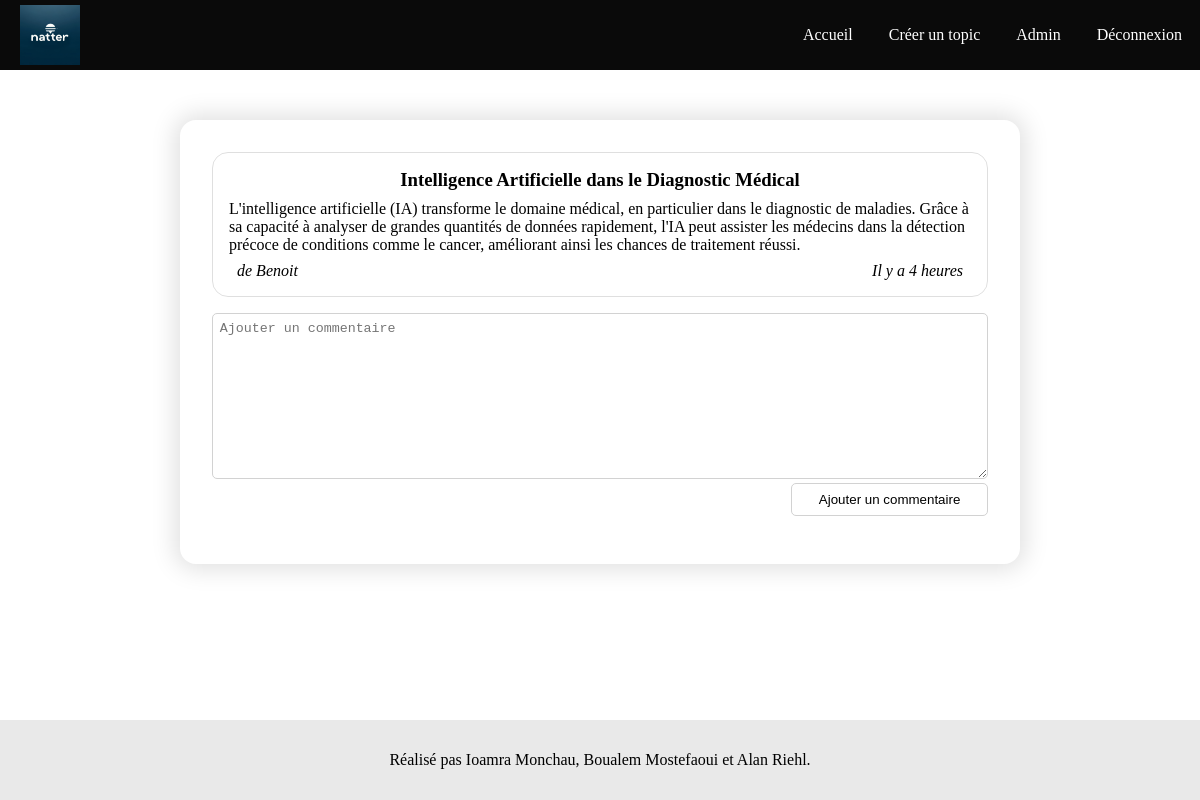
Screenshot of /view-topic.php?id=24 (signed in) with the database file from the repository.
### tables this page shows
CREATE TABLE `topic` (
  `id_topic` int(11) NOT NULL,
  `title_topic` varchar(255) DEFAULT NULL,
  `message_topic` text DEFAULT NULL,
  `date_topic` varchar(16) DEFAULT NULL,
  `id_user` int(11) DEFAULT NULL
);

CREATE TABLE `user` (
  `id_user` int(11) NOT NULL,
  `mail_user` varchar(320) NOT NULL,
  `pseudo_user` varchar(16) NOT NULL,
  `password_user` varchar(64) NOT NULL,
  `role_user` tinyint(1) NOT NULL DEFAULT 0
);

### includes/functions/format-date-diff.php (called while the page is built, shortened)
<?php
function formatDateDiff($date) {
    $diff = time() - DateTime::createFromFormat('d/m/Y H:i', $date)->getTimestamp();
    $oneMinute = 60;
    $oneHours = 60 * 60;
    $oneDay = 60 * 60 * 24;
    $oneMonth = 60 * 60 * 24 * 30;
    $oneYear = 60 * 60 * 24 * 365;
    $res = "il y a moins d'une minute";
    $diff > $oneMinute && $res = "Il y a 1 minute";
    $diff > $oneMinute * 2 && $res = "Il y a ".round($diff / $oneMinute)." minutes";
    $diff > $oneHours && $res = "Il y a 1 heure";
    $diff > $oneHours * 2 && $res = "Il y a ".round($diff / $oneHours)." heures";
    $diff > $oneDay && $res = "Il y a 1 jour";
    $diff > $oneDay * 2 && $res = "Il y a ".round($diff / $oneDay)." jours";
    $diff > $oneMonth && $res = "Il y a ".round($diff / $oneMonth)." mois";
    $diff > $oneYear && $res = "Il y a plus d'un ans";
    return $res;
}
?>

### view-topic.php (the view, shortened to what this page needs)
<?php
    require_once 'includes/bdd.php';
    require_once 'includes/functions/format-date-diff.php';
    $req = $bdd->prepare("SELECT title_topic, message_topic, date_topic, pseudo_user FROM topic INNER JOIN user ON topic.id_user = user.id_user WHERE id_topic = ".$_GET['id']);
    $req->execute();
    $topic = $req->fetch(PDO::FETCH_ASSOC);
?>
<!DOCTYPE html>
<html lang="fr">
<head>
    <?php require_once 'includes/head.php'; ?>
    <link rel="stylesheet" href="assets/css/view-topic.css">
</head>
<body onload="getComment(<?=$_GET['id']?>)">
    <?php
    require_once 'includes/nav.php';
    ?>
    <main>
        <section class="card-container">
            <article class="topic">
                <h3 class="topic-title"><?=nl2br(strip_tags($topic['title_topic']))?></h3>
                <section class="topic-content"><?=nl2br(strip_tags($topic['message_topic']))?></section>
                <section class="topic-author-and-date">
                    <i>de <?=nl2br(strip_tags($topic['pseudo_user']))?></i>
                    <i><?=nl2br(strip_tags(formatDateDiff($topic['date_topic'])))?></i>
                </section>
            </article>
            <section class="add-comment">
                <textarea name="content-comment" id="content-comment" rows="10" placeholder="Ajouter un commentaire"></textarea>
                <section class="container-btn-submit">
                    <button name="submit-comment" onclick="addComment(<?=$_GET['id']?>, <?=$_SESSION['id']?>)">Ajouter un commentaire</button>
                </section>
            </section>
        </section>
    </main>
    <?php require_once "includes/footer.php" ?>
</body>
</html>

### assets/css/main.css (style rules this page uses)
* { padding: 0; margin: 0; box-sizing: border-box; }
body { padding-top: 120px; }
main { min-height: calc(100vh - 120px - 7em); }
main .card-container { width: 96%; margin-left: 2%; padding: 1em; box-shadow: 0 0 25px 5px rgba(0, 0, 0, 0.125); border-radius: 1rem; display: flex; flex-direction: column; align-items: center; }
@media (min-width: 600px) { main .card-container { width: 85%; margin-left: 7.5%; padding: 1.5em; } }
@media (min-width: 1200px) { main .card-container { width: 70%; margin-left: 15%; padding: 2em; } }

### assets/css/view-topic.css (style rules this page uses)
.topic { display: flex; flex-direction: column; margin-bottom: 1em; padding: 1em; border: 1px solid rgba(0, 0, 0, 0.125); border-radius: 1rem; width: 100%; }
.topic .topic-title { text-align: center; margin-bottom: 0.5em; }
.topic .topic-content { margin-bottom: 0.5em; width: 100%; }
.topic .topic-author-and-date { display: flex; flex-direction: row; justify-content: space-between; margin: 0 0.5em; }
.add-comment { width: 100%; margin-bottom: 1em; }
.add-comment textarea { width: 100%; border-radius: 5px; border: 1px solid rgb(210, 210, 210); outline: none; resize: vertical; padding: 0.5em; }
.add-comment .container-btn-submit { display: flex; justify-content: flex-end; }
.add-comment .container-btn-submit button { cursor: pointer; border-radius: 5px; background-color: transparent; border: 1px solid rgb(210, 210, 210); height: 2.5em; padding: 0 2em; }

### rows the page displays
topic: title_topic "Intelligence Artificielle dans le Diagnostic Médical", message_topic "L'intelligence artificielle (IA) transforme le domaine médical, en particulier dans le diagnostic de maladies. Grâce à sa capacité à analyser de grandes quantités de données rapidement, l'IA peut assister les médecins dans la détection précoce de conditions comme le cancer, améliorant ainsi les chances de traitement réussi.", id_user.pseudo_user "Benoit", date_topic "Il y a 4 heures"
